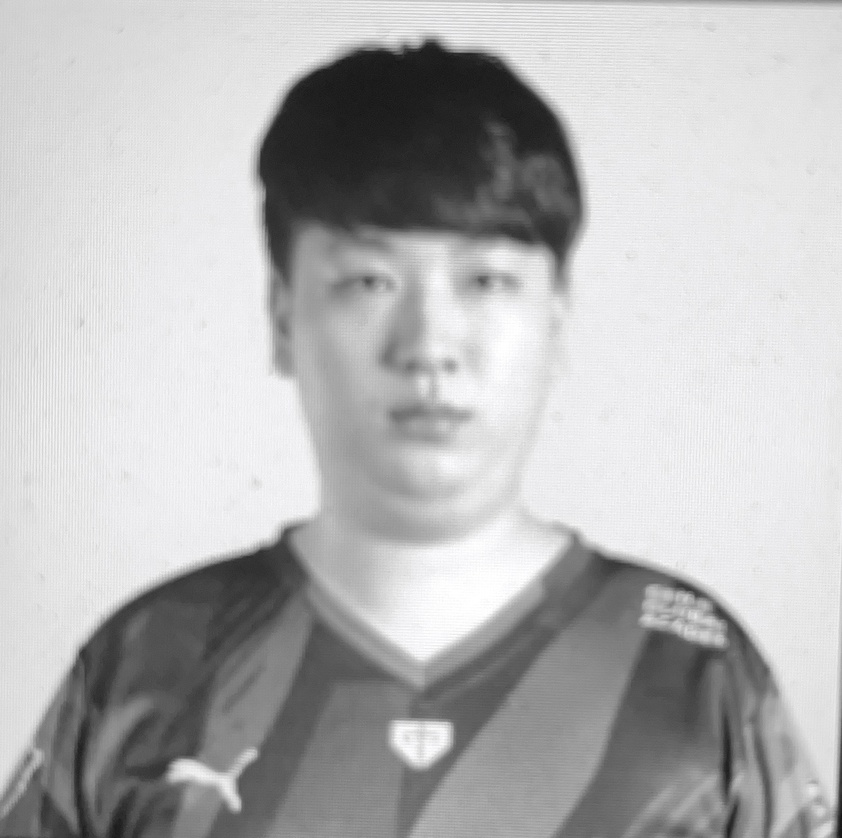
#> input picture DISP1/texture.jpg, 842 x 838 px, shrunk from 1772 x 1765 before the run
$ jupyter execute --allow-errors DISP1.ipynb
#> lines starting #> are read from the running program, lines starting #| are printed output that depends on the picture; long printed decimals are rounded
# Image Processing

### Edge Detection

1. Difference

[cell 1]
import cv2
import numpy as np;
from matplotlib import pyplot as plt

image = cv2.imread('texture.jpg',0)
#> image: shape (838, 842); min 20, max 255, mean 181.8
m,n = image.shape[0], image.shape[1]
#> m = 838; n = 842
image2 = np.zeros(image.shape)
for i in range(1,m-1):
    for j in range(0,n-1):
            image2[i][j] = int(image[i][j])-int(image[i][j-1])
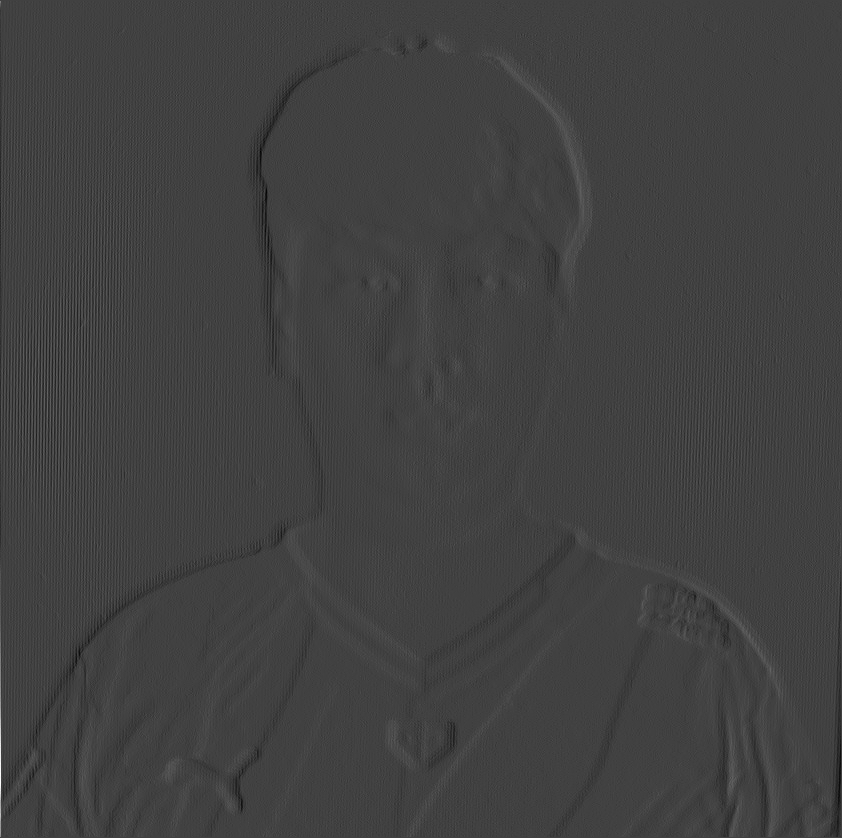
#> image2: shape (838, 842) float64; min -57, max 166, mean 0; drawn with min black and max white
image3 = np.zeros(image.shape)
for i in range(1,n-1):
    for j in range(0,m-1):
            image3[j][i] = int(image[j][i])-int(image[j-1][i])
image2, image3 = abs(image2), abs(image3)

plt.figure(num='Difference',figsize=(8,8))

plt.subplot(2,2,1)
plt.title('original')
plt.imshow(image,cmap='gray',vmin=0, vmax=255)

plt.subplot(2,2,2)
plt.title('horizontal')
plt.imshow(100*image2,cmap='gray',vmin=0, vmax=255)

plt.subplot(2,2,3)
plt.title('veritical')
plt.imshow(100*image3,cmap='gray',vmin=0, vmax=255)


plt.show()
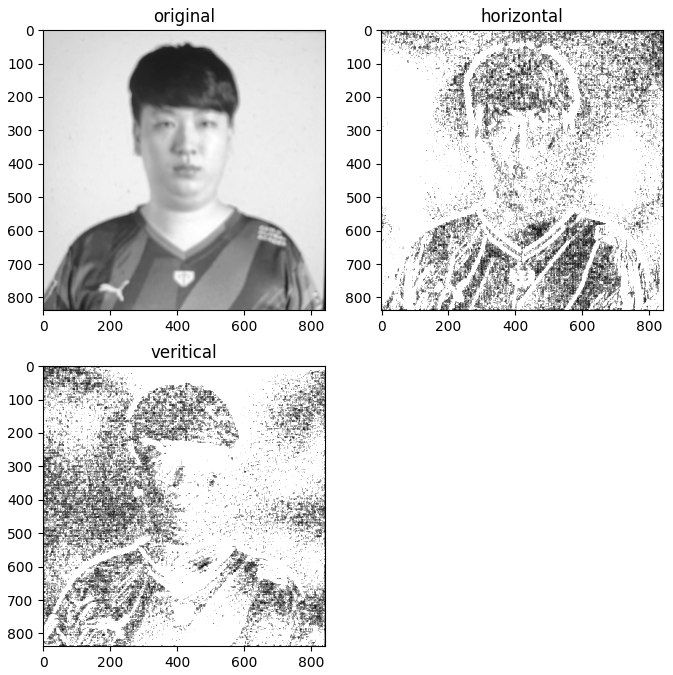
#> figure drawn by matplotlib, 3 panels

2. Sobel Operator

[cell 2]
import cv2
import numpy as np;
from matplotlib import pyplot as plt
import scipy.signal

image = cv2.imread('texture.jpg',0)

def horizontalSobel(img):
    A = [[1,0,-1],[2,0,-2],[1,0,-1]]
    img2 = scipy.signal.convolve2d(img,A)
    return abs(img2)

def verticalSobel(img):
    A = [[1,2,1],[0,0,0],[-1,-2,-1]]
    img2 = scipy.signal.convolve2d(img,A)
    return abs(img2)

def degree45(img):
    A = [[0,-1,-2],[1,0,-1],[2,1,0]]
    img2 = scipy.signal.convolve2d(img,A)
    return abs(img2)

def degree135(img):
    A = [[-2,-1,0],[-1,0,1],[0,1,2]]
    img2 = scipy.signal.convolve2d(img,A)
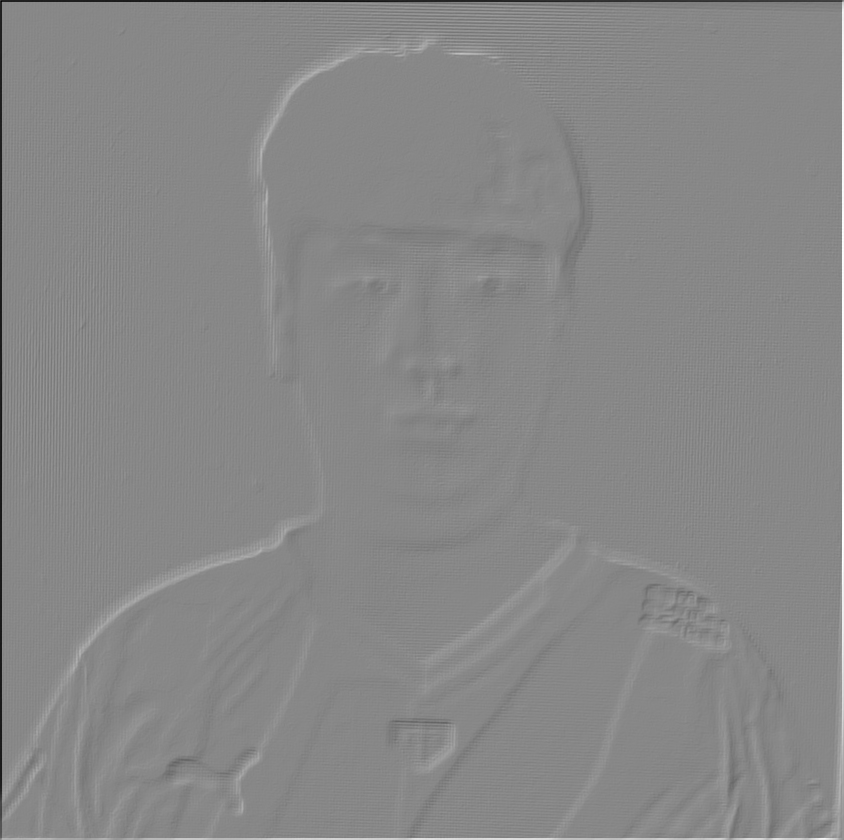
#> img2: shape (840, 844) int64; min -822, max 721, mean 0; drawn with min black and max white
    return abs(img2)

plt.figure(num='Sobel',figsize=(8,8))

plt.subplot(2,2,1)
plt.title('horizontal')
plt.imshow(horizontalSobel(image),cmap='gray',vmin=0,vmax=255)

plt.subplot(2,2,2)
plt.title('vertical')
plt.imshow(verticalSobel(image),cmap='gray',vmin=0,vmax=255)

plt.subplot(2,2,3)
plt.title('45 degree')
plt.imshow(degree45(image),cmap='gray',vmin=0,vmax=255)

plt.subplot(2,2,4)
plt.title('135 degree')
plt.imshow(degree135(image),cmap='gray',vmin=0,vmax=255)

plt.show()

3. Laplce Operator

[cell 3]
import cv2
import numpy as np;
from matplotlib import pyplot as plt
import scipy.signal

image = cv2.imread('texture.jpg',0)
L = [[-1,-1,-1],[-1,8,-1],[-1,-1,-1]]
image = cv2.medianBlur(image, 7)
img_laplace = cv2.Laplacian(image,-1,1,5)
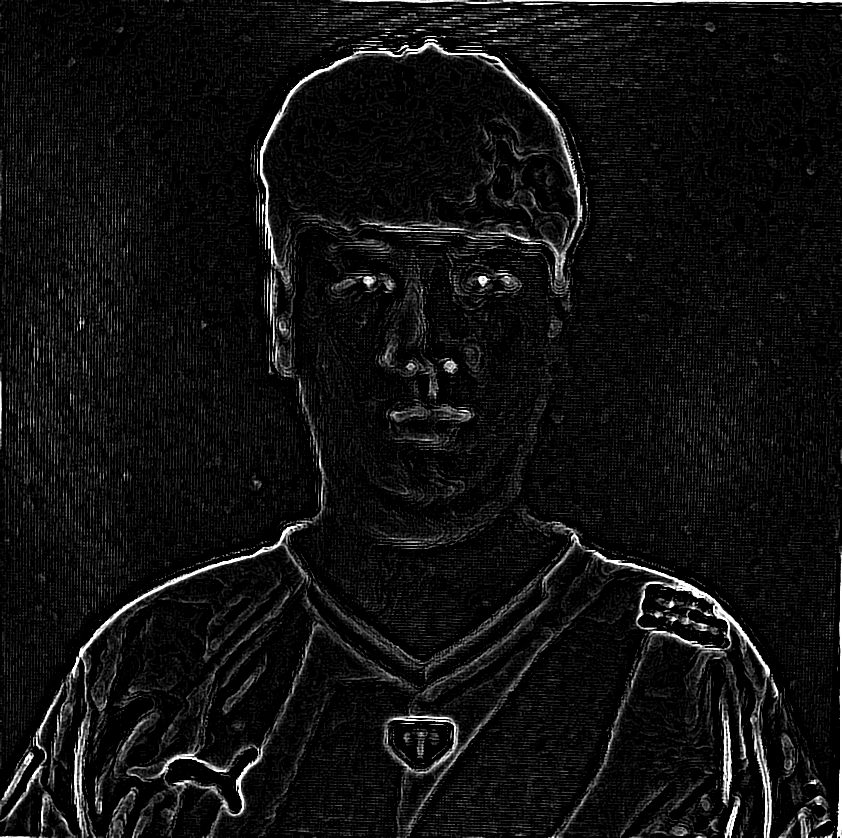
#> img_laplace: shape (838, 842); min 0, max 255, mean 16.7

plt.imshow(img_laplace,cmap='gray',vmin='0',vmax='255')

plt.show()

### Intensity modification

[cell 4]
import cv2
import numpy as np;
image = cv2.imread('peppers.png')
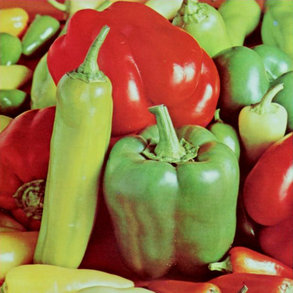
#> input picture DISP1/peppers.png, 293 x 293 px, shrunk from 616 x 616 before the run
#> image is the input picture: shape (293, 293, 3); mean B, G, R 66.3, 115.3, 149.3
hsv = cv2.cvtColor(image, cv2.COLOR_BGR2YCR_CB)
#> hsv: shape (293, 293, 3); mean of channels 0, 1, 2 119.9, 149, 97.8
m,n = hsv.shape[0],hsv.shape[1]
#> m = 293; n = 293
darker = hsv.copy()
lighter = hsv.copy()


darker[:,:,0] = ((darker[:,:,0]/255)**2)*255
#> darker: shape (293, 293, 3); mean of channels 0, 1, 2 67, 149, 97.8
lighter[:,:,0] = ((lighter[:,:,0]/255)**0.5)*255
#> lighter: shape (293, 293, 3); mean of channels 0, 1, 2 168.7, 149, 97.8

darker = cv2.cvtColor(darker,cv2.COLOR_YCR_CB2BGR)
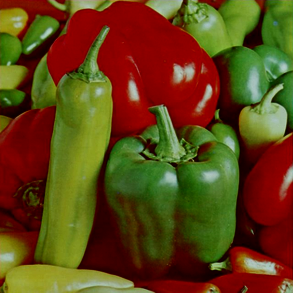
#> darker: shape (293, 293, 3); mean B, G, R 21.6, 67.7, 96.4
lighter = cv2.cvtColor(lighter,cv2.COLOR_YCR_CB2BGR)
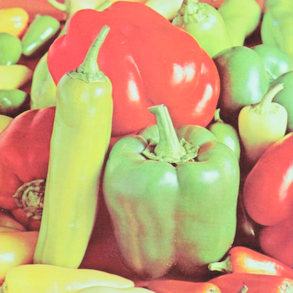
#> lighter: shape (293, 293, 3); mean B, G, R 115.1, 164.1, 197.1
plt.figure(num='Intensity',figsize=(8,8))

plt.subplot(2,2,1)
plt.title('Original')
plt.imshow(image[:,:,[2,1,0]],cmap='gray',vmin='0',vmax='255')

plt.subplot(2,2,2)
plt.title('darker')
plt.imshow(darker[:,:,[2,1,0]],cmap='gray',vmin='0',vmax='255')

plt.subplot(2,2,3)
plt.title('lighter')
plt.imshow(lighter[:,:,[2,1,0]],cmap='gray',vmin='0',vmax='255')

plt.show()
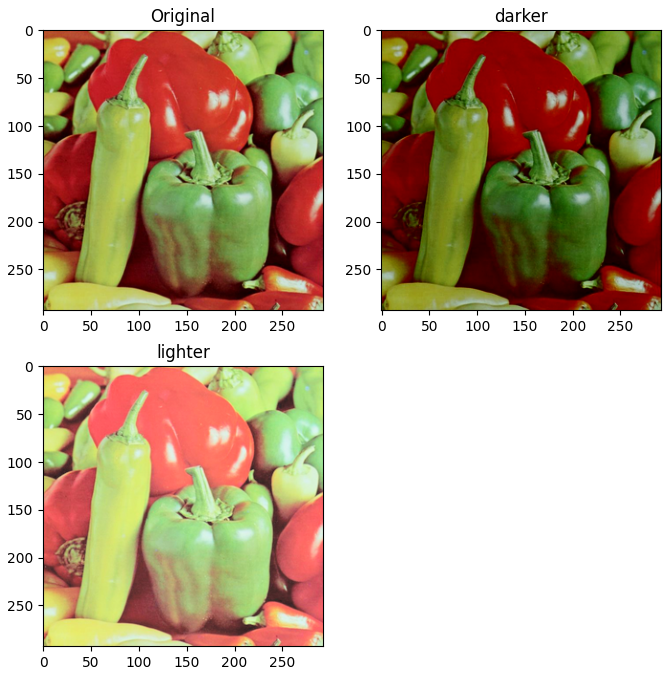
#> figure drawn by matplotlib, 3 panels

### Similarity Measurements

[cell 5]
import numpy as np
import cv2

original = cv2.imread('texture.jpg')
#> original is the input picture: shape (838, 842, 3); mean B, G, R 182.3, 181.8, 181.8
changed = cv2.imread('texture2.jpg')
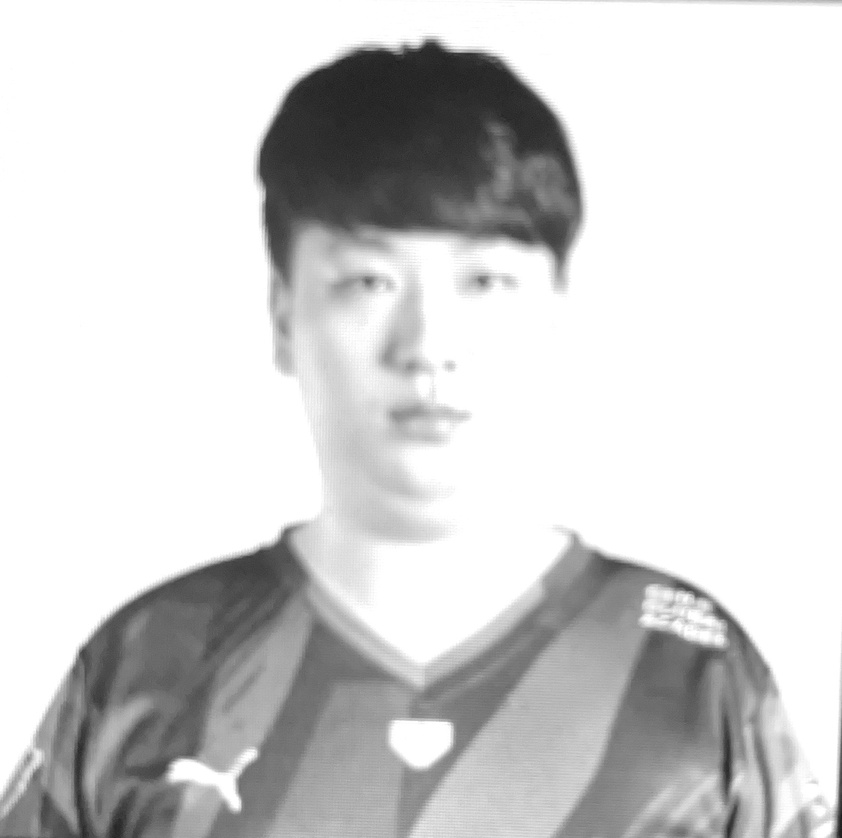
#> input picture DISP1/texture2.jpg, 842 x 838 px, shrunk from 1772 x 1765 before the run
#> changed is the input picture: shape (838, 842, 3); min 29, max 255, mean 209.9


def MSE(y,x):
    y,x = y.astype(np.uint64),x.astype(np.uint64)
#| MSE: 908.561
    return np.mean((y-x)**2)

def NRMSE(y,x):
    y,x = y.astype(np.uint64),x.astype(np.uint64)
    xs = np.mean(x**2)
#> xs = 48311.6
    return np.sqrt(MSE(y,x)/xs)

def PSNR(y,x):
    y,x = y.astype(np.uint64),x.astype(np.uint64)
    return np.log10((255*255)/MSE(y,x))*10

print('MSE:',MSE(original,changed))
print('NRMSE:',NRMSE(original,changed))
#| NRMSE: 0.1371
print('PSNR:',PSNR(original,changed))
#| PSNR: 18.547

[cell 6]
def SSIM(y,x):
    y,x = y.astype(np.uint64),x.astype(np.uint64)
    ux,uy = np.mean(x),np.mean(y)
#> ux = 209.9; uy = 182
    varx,vary = np.var(x),np.var(y)
#> varx = 4237.8; vary = 4191.9
    cov = np.mean(np.multiply(x,y)) - ux - uy
#> cov = 41961.3
    L = 255
    c = np.sqrt(1/255)
    fac1 = 2*ux*uy + (c*L)**2
#> fac1 = 76657.8
    fac2 = 2*cov + (c*L)**2
#> fac2 = 84177.5
    fac3 = ux**2 + uy**2 + (c*L)**2
#> fac3 = 77440.2
    fac4 = varx**2 + vary**2 + (c*L)**2
#> fac4 = 35531033.2
    return fac1*fac2/(fac3*fac4)

print("SSIM : ", SSIM(original,changed))
#| SSIM :  0.002345
